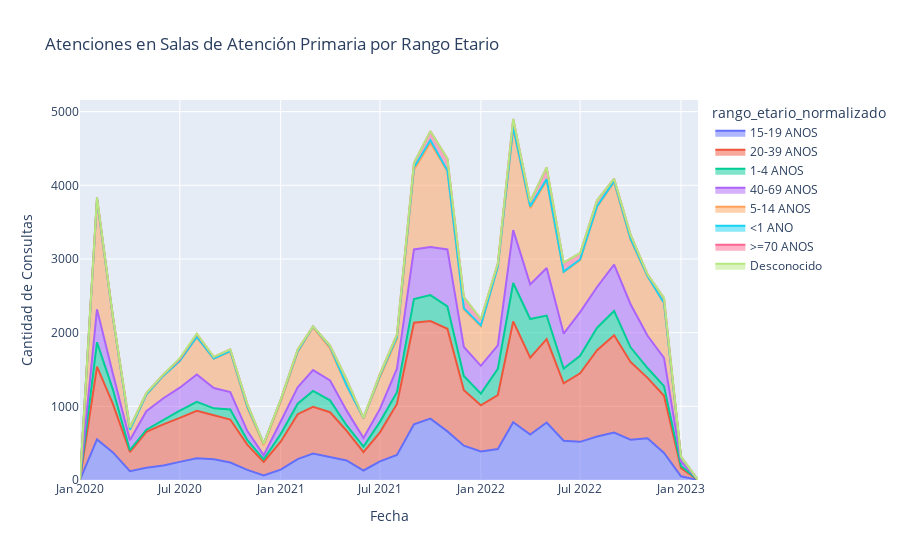

Here is the notebook cell this chart was saved with:
### Code cell
# Agrupa por 'rango_etario_normalizado', 'fecha' y suma las 'consulta_cantidad'
resultado = df.groupby([df['fecha'].dt.to_period('M'), 'rango_etario_normalizado'])['consulta_cantidad'].sum().reset_index()

# Convertir 'fecha' de nuevo a datetime
resultado['fecha'] = resultado['fecha'].dt.to_timestamp()


# Crear un gráfico de áreas
fig = px.area(
    resultado,
    x='fecha',
    y='consulta_cantidad',
    color='rango_etario_normalizado',
    title='Atenciones en Salas de Atención Primaria por Rango Etario',
    labels={'consulta_cantidad': 'Cantidad de Consultas', 'fecha': 'Fecha'}
)

# Configuración adicional aquí...

# Mostrar el gráfico
fig.show()

### Figure 1 — Plotly figure (JSON) as saved in the notebook; plotly's stock layout.template omitted (floating-point values rounded to 4 significant figures)
{"data": [{"fillpattern": {"shape": ""}, "hovertemplate": "rango_etario_normalizado=15-19 ANOS<br>Fecha=%{x}<br>Cantidad de Consultas=%{y}<extra></extra>", "legendgroup": "15-19 ANOS", "line": {"color": "#636efa"}, "marker": {"symbol": "circle"}, "mode": "lines", "name": "15-19 ANOS", "orientation": "v", "showlegend": true, "stackgroup": "1", "type": "scatter", "x": ["2020-01-01T00:00:00", "2020-02-01T00:00:00", "2020-03-01T00:00:00", "2020-04-01T00:00:00", "2020-05-01T00:00:00", "2020-06-01T00:00:00", "2020-07-01T00:00:00", "2020-08-01T00:00:00", "2020-09-01T00:00:00", "2020-10-01T00:00:00", "2020-11-01T00:00:00", "2020-12-01T00:00:00", "2021-01-01T00:00:00", "2021-02-01T00:00:00", "2021-03-01T00:00:00", "2021-04-01T00:00:00", "2021-05-01T00:00:00", "2021-06-01T00:00:00", "2021-07-01T00:00:00", "2021-08-01T00:00:00", "2021-09-01T00:00:00", "2021-10-01T00:00:00", "2021-11-01T00:00:00", "2021-12-01T00:00:00", "2022-01-01T00:00:00", "2022-02-01T00:00:00", "2022-03-01T00:00:00", "2022-04-01T00:00:00", "2022-05-01T00:00:00", "2022-06-01T00:00:00", "2022-07-01T00:00:00", "2022-08-01T00:00:00", "2022-09-01T00:00:00", "2022-10-01T00:00:00", "2022-11-01T00:00:00", "2022-12-01T00:00:00", "2023-01-01T00:00:00", "2023-02-01T00:00:00"], "xaxis": "x", "y": [2, 551, 374, 120, 165, 196, 246, 294, 281, 237, 138, 63, 141, 284, 360, 308, 266, 129, 252, 339, 757, 833, 660, 465, 387, 420, 784, 618, 781, 534, 518, 590, 644, 548, 567, 367, 51, 1], "yaxis": "y"}, {"fillpattern": {"shape": ""}, "hovertemplate": "rango_etario_normalizado=20-39 ANOS<br>Fecha=%{x}<br>Cantidad de Consultas=%{y}<extra></extra>", "legendgroup": "20-39 ANOS", "line": {"color": "#EF553B"}, "marker": {"symbol": "circle"}, "mode": "lines", "name": "20-39 ANOS", "orientation": "v", "showlegend": true, "stackgroup": "1", "type": "scatter", "x": ["2020-01-01T00:00:00", "2020-02-01T00:00:00", "2020-03-01T00:00:00", "2020-04-01T00:00:00", "2020-05-01T00:00:00", "2020-06-01T00:00:00", "2020-07-01T00:00:00", "2020-08-01T00:00:00", "2020-09-01T00:00:00", "2020-10-01T00:00:00", "2020-11-01T00:00:00", "2020-12-01T00:00:00", "2021-01-01T00:00:00", "2021-02-01T00:00:00", "2021-03-01T00:00:00", "2021-04-01T00:00:00", "2021-05-01T00:00:00", "2021-06-01T00:00:00", "2021-07-01T00:00:00", "2021-08-01T00:00:00", "2021-09-01T00:00:00", "2021-10-01T00:00:00", "2021-11-01T00:00:00", "2021-12-01T00:00:00", "2022-01-01T00:00:00", "2022-02-01T00:00:00", "2022-03-01T00:00:00", "2022-04-01T00:00:00", "2022-05-01T00:00:00", "2022-06-01T00:00:00", "2022-07-01T00:00:00", "2022-08-01T00:00:00", "2022-09-01T00:00:00", "2022-10-01T00:00:00", "2022-11-01T00:00:00", "2022-12-01T00:00:00", "2023-01-01T00:00:00"], "xaxis": "x", "y": [2, 987, 660, 260, 489, 560, 597, 645, 597, 584, 342, 182, 379, 609, 632, 612, 404, 249, 395, 694, 1378, 1324, 1392, 754, 626, 733, 1369, 1042, 1130, 778, 930, 1172, 1321, 1055, 819, 777, 111], "yaxis": "y"}, {"fillpattern": {"shape": ""}, "hovertemplate": "rango_etario_normalizado=1-4 ANOS<br>Fecha=%{x}<br>Cantidad de Consultas=%{y}<extra></extra>", "legendgroup": "1-4 ANOS", "line": {"color": "#00cc96"}, "marker": {"symbol": "circle"}, "mode": "lines", "name": "1-4 ANOS", "orientation": "v", "showlegend": true, "stackgroup": "1", "type": "scatter", "x": ["2020-02-01T00:00:00", "2020-03-01T00:00:00", "2020-04-01T00:00:00", "2020-05-01T00:00:00", "2020-06-01T00:00:00", "2020-07-01T00:00:00", "2020-08-01T00:00:00", "2020-09-01T00:00:00", "2020-10-01T00:00:00", "2020-11-01T00:00:00", "2020-12-01T00:00:00", "2021-01-01T00:00:00", "2021-02-01T00:00:00", "2021-03-01T00:00:00", "2021-04-01T00:00:00", "2021-05-01T00:00:00", "2021-06-01T00:00:00", "2021-07-01T00:00:00", "2021-08-01T00:00:00", "2021-09-01T00:00:00", "2021-10-01T00:00:00", "2021-11-01T00:00:00", "2021-12-01T00:00:00", "2022-01-01T00:00:00", "2022-02-01T00:00:00", "2022-03-01T00:00:00", "2022-04-01T00:00:00", "2022-05-01T00:00:00", "2022-06-01T00:00:00", "2022-07-01T00:00:00", "2022-08-01T00:00:00", "2022-09-01T00:00:00", "2022-10-01T00:00:00", "2022-11-01T00:00:00", "2022-12-01T00:00:00", "2023-01-01T00:00:00"], "xaxis": "x", "y": [332, 193, 25, 29, 59, 100, 123, 95, 136, 63, 35, 105, 143, 217, 161, 74, 76, 142, 158, 320, 352, 304, 194, 159, 357, 521, 525, 321, 201, 239, 305, 328, 198, 134, 130, 29], "yaxis": "y"}, {"fillpattern": {"shape": ""}, "hovertemplate": "rango_etario_normalizado=40-69 ANOS<br>Fecha=%{x}<br>Cantidad de Consultas=%{y}<extra></extra>", "legendgroup": "40-69 ANOS", "line": {"color": "#ab63fa"}, "marker": {"symbol": "circle"}, "mode": "lines", "name": "40-69 ANOS", "orientation": "v", "showlegend": true, "stackgroup": "1", "type": "scatter", "x": ["2020-02-01T00:00:00", "2020-03-01T00:00:00", "2020-04-01T00:00:00", "2020-05-01T00:00:00", "2020-06-01T00:00:00", "2020-07-01T00:00:00", "2020-08-01T00:00:00", "2020-09-01T00:00:00", "2020-10-01T00:00:00", "2020-11-01T00:00:00", "2020-12-01T00:00:00", "2021-01-01T00:00:00", "2021-02-01T00:00:00", "2021-03-01T00:00:00", "2021-04-01T00:00:00", "2021-05-01T00:00:00", "2021-06-01T00:00:00", "2021-07-01T00:00:00", "2021-08-01T00:00:00", "2021-09-01T00:00:00", "2021-10-01T00:00:00", "2021-11-01T00:00:00", "2021-12-01T00:00:00", "2022-01-01T00:00:00", "2022-02-01T00:00:00", "2022-03-01T00:00:00", "2022-04-01T00:00:00", "2022-05-01T00:00:00", "2022-06-01T00:00:00", "2022-07-01T00:00:00", "2022-08-01T00:00:00", "2022-09-01T00:00:00", "2022-10-01T00:00:00", "2022-11-01T00:00:00", "2022-12-01T00:00:00", "2023-01-01T00:00:00"], "xaxis": "x", "y": [446, 216, 133, 251, 295, 310, 370, 275, 236, 125, 57, 169, 223, 283, 270, 201, 115, 176, 320, 675, 652, 774, 393, 378, 317, 718, 470, 645, 474, 592, 553, 630, 585, 438, 384, 60], "yaxis": "y"}, {"fillpattern": {"shape": ""}, "hovertemplate": "rango_etario_normalizado=5-14 ANOS<br>Fecha=%{x}<br>Cantidad de Consultas=%{y}<extra></extra>", "legendgroup": "5-14 ANOS", "line": {"color": "#FFA15A"}, "marker": {"symbol": "circle"}, "mode": "lines", "name": "5-14 ANOS", "orientation": "v", "showlegend": true, "stackgroup": "1", "type": "scatter", "x": ["2020-02-01T00:00:00", "2020-03-01T00:00:00", "2020-04-01T00:00:00", "2020-05-01T00:00:00", "2020-06-01T00:00:00", "2020-07-01T00:00:00", "2020-08-01T00:00:00", "2020-09-01T00:00:00", "2020-10-01T00:00:00", "2020-11-01T00:00:00", "2020-12-01T00:00:00", "2021-01-01T00:00:00", "2021-02-01T00:00:00", "2021-03-01T00:00:00", "2021-04-01T00:00:00", "2021-05-01T00:00:00", "2021-06-01T00:00:00", "2021-07-01T00:00:00", "2021-08-01T00:00:00", "2021-09-01T00:00:00", "2021-10-01T00:00:00", "2021-11-01T00:00:00", "2021-12-01T00:00:00", "2022-01-01T00:00:00", "2022-02-01T00:00:00", "2022-03-01T00:00:00", "2022-04-01T00:00:00", "2022-05-01T00:00:00", "2022-06-01T00:00:00", "2022-07-01T00:00:00", "2022-08-01T00:00:00", "2022-09-01T00:00:00", "2022-10-01T00:00:00", "2022-11-01T00:00:00", "2022-12-01T00:00:00", "2023-01-01T00:00:00"], "xaxis": "x", "y": [1475, 763, 143, 223, 304, 361, 505, 398, 551, 315, 141, 271, 476, 581, 434, 338, 268, 430, 404, 1080, 1413, 1061, 511, 535, 1068, 1381, 1035, 1187, 835, 704, 1086, 1122, 874, 805, 745, 54], "yaxis": "y"}, {"fillpattern": {"shape": ""}, "hovertemplate": "rango_etario_normalizado=<1 ANO<br>Fecha=%{x}<br>Cantidad de Consultas=%{y}<extra></extra>", "legendgroup": "<1 ANO", "line": {"color": "#19d3f3"}, "marker": {"symbol": "circle"}, "mode": "lines", "name": "<1 ANO", "orientation": "v", "showlegend": true, "stackgroup": "1", "type": "scatter", "x": ["2020-02-01T00:00:00", "2020-03-01T00:00:00", "2020-04-01T00:00:00", "2020-05-01T00:00:00", "2020-06-01T00:00:00", "2020-07-01T00:00:00", "2020-08-01T00:00:00", "2020-09-01T00:00:00", "2020-10-01T00:00:00", "2020-11-01T00:00:00", "2020-12-01T00:00:00", "2021-01-01T00:00:00", "2021-02-01T00:00:00", "2021-03-01T00:00:00", "2021-04-01T00:00:00", "2021-05-01T00:00:00", "2021-06-01T00:00:00", "2021-07-01T00:00:00", "2021-08-01T00:00:00", "2021-09-01T00:00:00", "2021-10-01T00:00:00", "2021-11-01T00:00:00", "2021-12-01T00:00:00", "2022-01-01T00:00:00", "2022-02-01T00:00:00", "2022-03-01T00:00:00", "2022-04-01T00:00:00", "2022-05-01T00:00:00", "2022-06-01T00:00:00", "2022-07-01T00:00:00", "2022-08-01T00:00:00", "2022-09-01T00:00:00", "2022-10-01T00:00:00", "2022-11-01T00:00:00", "2023-01-01T00:00:00"], "xaxis": "x", "y": [17, 1, 1, 3, 2, 4, 6, 3, 6, 18, 15, 19, 14, 8, 24, 7, 4, 22, 26, 32, 37, 10, 15, 13, 3, 18, 24, 20, 6, 10, 10, 11, 16, 6, 1], "yaxis": "y"}, {"fillpattern": {"shape": ""}, "hovertemplate": "rango_etario_normalizado=>=70 ANOS<br>Fecha=%{x}<br>Cantidad de Consultas=%{y}<extra></extra>", "legendgroup": ">=70 ANOS", "line": {"color": "#FF6692"}, "marker": {"symbol": "circle"}, "mode": "lines", "name": ">=70 ANOS", "orientation": "v", "showlegend": true, "stackgroup": "1", "type": "scatter", "x": ["2020-02-01T00:00:00", "2020-03-01T00:00:00", "2020-04-01T00:00:00", "2020-05-01T00:00:00", "2020-06-01T00:00:00", "2020-07-01T00:00:00", "2020-08-01T00:00:00", "2020-09-01T00:00:00", "2020-10-01T00:00:00", "2020-11-01T00:00:00", "2020-12-01T00:00:00", "2021-01-01T00:00:00", "2021-02-01T00:00:00", "2021-03-01T00:00:00", "2021-04-01T00:00:00", "2021-05-01T00:00:00", "2021-06-01T00:00:00", "2021-07-01T00:00:00", "2021-08-01T00:00:00", "2021-09-01T00:00:00", "2021-10-01T00:00:00", "2021-11-01T00:00:00", "2021-12-01T00:00:00", "2022-01-01T00:00:00", "2022-02-01T00:00:00", "2022-03-01T00:00:00", "2022-04-01T00:00:00", "2022-05-01T00:00:00", "2022-06-01T00:00:00", "2022-07-01T00:00:00", "2022-08-01T00:00:00", "2022-09-01T00:00:00", "2022-10-01T00:00:00", "2022-11-01T00:00:00", "2022-12-01T00:00:00", "2023-01-01T00:00:00"], "xaxis": "x", "y": [27, 15, 31, 19, 15, 24, 38, 23, 24, 32, 1, 8, 23, 4, 15, 77, 3, 22, 34, 60, 124, 160, 149, 85, 42, 109, 66, 159, 122, 85, 80, 34, 55, 24, 65, 11], "yaxis": "y"}, {"fillpattern": {"shape": ""}, "hovertemplate": "rango_etario_normalizado=Desconocido<br>Fecha=%{x}<br>Cantidad de Consultas=%{y}<extra></extra>", "legendgroup": "Desconocido", "line": {"color": "#B6E880"}, "marker": {"symbol": "circle"}, "mode": "lines", "name": "Desconocido", "orientation": "v", "showlegend": true, "stackgroup": "1", "type": "scatter", "x": ["2020-06-01T00:00:00", "2020-07-01T00:00:00", "2020-08-01T00:00:00", "2022-06-01T00:00:00"], "xaxis": "x", "y": [2, 12, 5, 0], "yaxis": "y"}], "layout": {"legend": {"title": {"text": "rango_etario_normalizado"}, "tracegroupgap": 0}, "title": {"text": "Atenciones en Salas de Atención Primaria por Rango Etario"}, "xaxis": {"anchor": "y", "domain": [0, 1], "title": {"text": "Fecha"}}, "yaxis": {"anchor": "x", "domain": [0, 1], "title": {"text": "Cantidad de Consultas"}}}}
